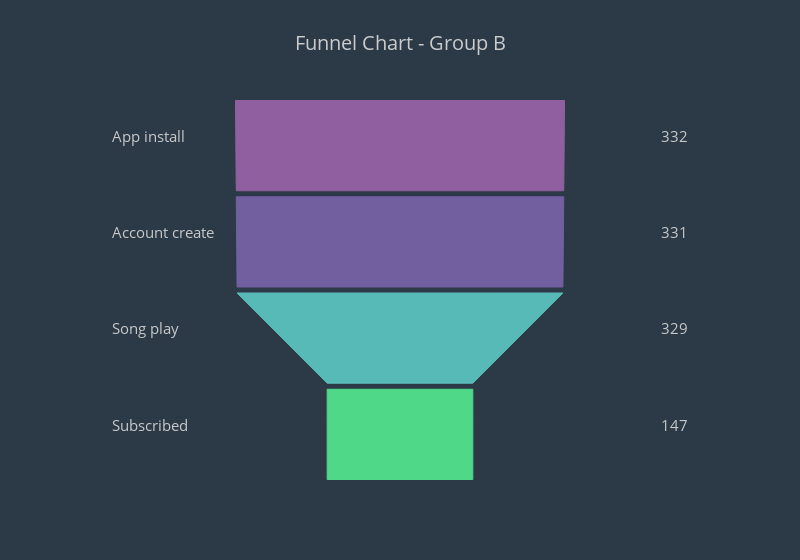

The code cell stored with this chart in its notebook:
### Code cell
# shortlist values and phases 
values = [value1, value2, value3, value4]
values = [int(x) for x in values]
phases = ['App install', 'Account create', 'Song play', 'Subscribed']

# difine colors 
colors = ['rgb(143, 95, 160)', 'rgb(113, 95, 160)', 'rgb(88, 186, 183)', 'rgb(78, 216, 135)']
n_phase = len(phases)
plot_width = 400

# properties of sections (height and difference between)
section_h = 150
section_d = 10

# multiplicating width of other sections
unit_width = plot_width / max(values)

# width of each funnel section relative to the plot width
phase_w = [int(value * unit_width) for value in values]

# plot height based on the number of sections and the gap in between them
height = section_h * n_phase + section_d * (n_phase - 1)
# list containing all the plot shapes
shapes = []

# list containing the Y-axis location for each section's name and value text
label_y = []

for i in range(n_phase):
        if (i == n_phase-1):
                points = [phase_w[i] / 2, height, phase_w[i] / 2, height - section_h]
        else:
                points = [phase_w[i] / 2, height, phase_w[i+1] / 2, height - section_h]

        path = 'M {0} {1} L {2} {3} L -{2} {3} L -{0} {1} Z'.format(*points)
        shape = {
                'type': 'path',
                'path': path,
                'fillcolor': colors[i],
                'line': {
                    'width': 1,
                    'color': colors[i]
                }
        }
        shapes.append(shape)
        
        # Y-axis location for this section's details (text)
        label_y.append(height - (section_h / 2))

        height = height - (section_h + section_d)
# plot phases names
label_trace = go.Scatter(
    x=[-350]*n_phase,
    y=label_y,
    mode='text',
    text=phases,
    textposition='top right',
    textfont=dict(
        color='rgb(200,200,200)',
        size=15
    ),
)
 
# plot values 
value_trace = go.Scatter(
    x=[350]*n_phase,
    y=label_y,
    mode='text',
    text=values,
    textposition='top left',
    textfont=dict(
        color='rgb(200,200,200)',
        size=15,
    ),
)

data = [label_trace, value_trace]
 
layout = go.Layout(
    title="Funnel Chart - Group B",
    titlefont=dict(
        size=20,
        color='rgb(203,203,203)'
    ),
    shapes=shapes,
    height=560,
    width=800,

    showlegend=False,
    paper_bgcolor='rgba(44,58,71,1)',
    plot_bgcolor='rgba(44,58,71,1)',
    xaxis=dict(
        showticklabels=False,
        zeroline=False,
    ),
    yaxis=dict(
        showticklabels=False,
        zeroline=False,
    )
)

fig = go.Figure(data=data, layout=layout)
iplot(fig)

### Figure 1 — Plotly figure (JSON) as saved in the notebook; plotly's stock layout.template omitted (floating-point values rounded to 4 significant figures)
{"data": [{"mode": "text", "text": ["App install", "Account create", "Song play", "Subscribed"], "textfont": {"color": "rgb(200,200,200)", "size": 15}, "textposition": "top right", "type": "scatter", "uid": "b2829352-adb8-48b6-962e-219b79768236", "x": [-350, -350, -350, -350], "y": [555, 395, 235, 75]}, {"mode": "text", "text": ["332", "331", "329", "147"], "textfont": {"color": "rgb(200,200,200)", "size": 15}, "textposition": "top left", "type": "scatter", "uid": "e13a0a9e-48d6-46cd-b26e-86d08834c79b", "x": [350, 350, 350, 350], "y": [555, 395, 235, 75]}], "layout": {"height": 560, "paper_bgcolor": "rgba(44,58,71,1)", "plot_bgcolor": "rgba(44,58,71,1)", "shapes": [{"fillcolor": "rgb(143, 95, 160)", "line": {"color": "rgb(143, 95, 160)", "width": 1}, "path": "M 200.0 630 L 199.0 480 L -199.0 480 L -200.0 630 Z", "type": "path"}, {"fillcolor": "rgb(113, 95, 160)", "line": {"color": "rgb(113, 95, 160)", "width": 1}, "path": "M 199.0 470 L 198.0 320 L -198.0 320 L -199.0 470 Z", "type": "path"}, {"fillcolor": "rgb(88, 186, 183)", "line": {"color": "rgb(88, 186, 183)", "width": 1}, "path": "M 198.0 310 L 88.5 160 L -88.5 160 L -198.0 310 Z", "type": "path"}, {"fillcolor": "rgb(78, 216, 135)", "line": {"color": "rgb(78, 216, 135)", "width": 1}, "path": "M 88.5 150 L 88.5 0 L -88.5 0 L -88.5 150 Z", "type": "path"}], "showlegend": false, "title": "Funnel Chart - Group B", "titlefont": {"color": "rgb(203,203,203)", "size": 20}, "width": 800, "xaxis": {"showticklabels": false, "zeroline": false}, "yaxis": {"showticklabels": false, "zeroline": false}}}
